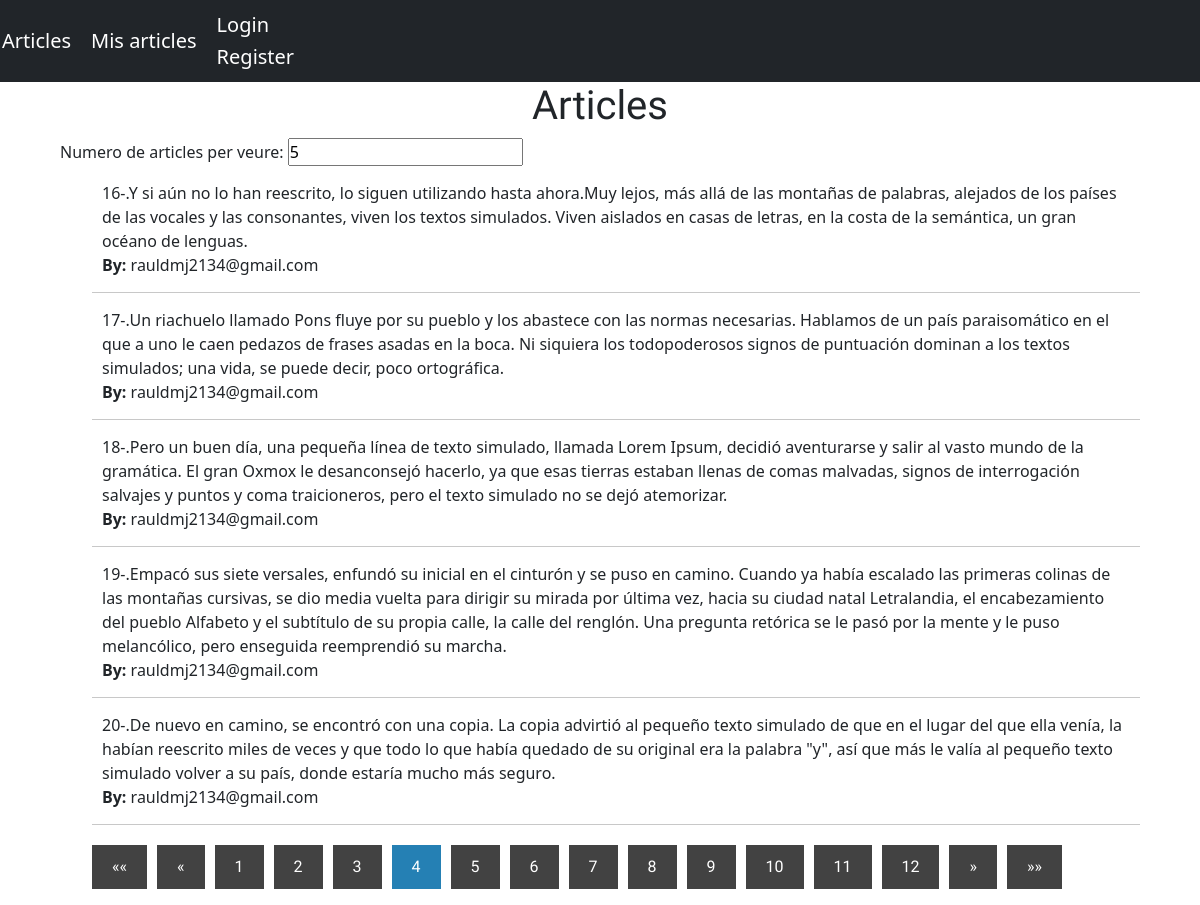
Screenshot of /model/index.php?page=4&article=5 with the database file from the repository.
### tables this page shows
CREATE TABLE `articles` (
  `id` int(11) NOT NULL,
  `article` text NOT NULL,
  `autor` varchar(50) NOT NULL
);

### controlador/controlador.php (called while the page is built, shortened)
<?php
function conDB(){
    $con= new PDO('mysql:host=localhost;dbname=pt05_raul_de_mingo', 'root', '');
    return $con;
}
function numPagina(){
    $con = conDB();
    $stt= $con->prepare('SELECT * FROM articles');
    $stt->execute();
    $articles = $stt->fetchAll();
    $totalArticles= count($articles);
    $numArtPag=5;
    if(isset($_GET["article"])){
        $numArtPag=intval($_GET["article"]);
    }
    return ceil($totalArticles/$numArtPag);
}
?>

### model/index.php (the view, shortened to what this page needs)
<?php
include_once "../controlador/controlador.php";
function mostrar(){
    if(!isset($_GET["article"])){
        $numArtPag=5;
        $numId=0;
    }else{
        $numArtPag=intval($_GET["article"]);
        $numId=(intval($_GET["page"])-1)*intval($numArtPag);
    }
    $articles=[];
    try{
        $con = conDB();
        $stt= $con->prepare('SELECT * FROM articles WHERE id>?');
        $stt->execute([$numId]);
        $articles = $stt->fetchAll();
    }catch(PDOException $e){
        echo $e;
    }
    $lista="";
    $i=0;
    if(isset($_SESSION["email"]))$email=$_SESSION["email"];
    else $email="";
    foreach($articles as $article){
        if($i<$numArtPag ) {
            if(strcmp($email,$article["autor"]))
            $lista .="<form action='../controlador/DUBD.php' method='post'><li>".$article["id"]."-.".$article["article"]." <br><strong>By:</strong> ".$article["autor"]."</li></form>" ;
            else $lista .="<li>".$article["id"]."-.".$article["article"]." <br><strong>By:</strong> ".$article["autor"]."</li>" ;;
        }else break;
        $i++;
    }
    echo $lista;
}
function mostrarNumPag(){
    if(!isset($_GET["page"])){
        $numPagActual=1;
        $numArticles=5;
    }else{
        $numPagActual=intval($_GET["page"]);
        $numArticles=intval($_GET["article"]);
    }
    $text="";
    if($numPagActual==1){
        $text.='<li class="disabled">&laquo;&laquo;</li>';
        $text.='<li class="disabled">&laquo;</li>';
    }elseif($numPagActual!=1){
        $text.='<li class="enabled"><a href="../model/index.php?page=1&article='.$_GET["article"].'">&laquo;&laquo;</a></li>';
        $text.='<li class="enabled"><a href="../model/index.php?page='.($numPagActual-1).'&article='.$numArticles.'">&laquo;</a></li>';
    }
    for($i=1;$i<numPagina()+1;$i++){
        if($numPagActual==$i){
            $text.='<li class="active"><a href="../model/index.php?page='.$i.'&article='.$numArticles.'">'.$i.'</a></li>';
        }else $text.='<li><a href="../model/index.php?page='.$i.'&article='.$numArticles.'">'.$i.'</a></li>';
    }
    if($numPagActual==numPagina()){
        $text.='<li class="disabled">&raquo;</li>';
        $text.='<li class="disabled">&raquo;&raquo;</li>';
    }else {
        $text.='<li class="enabled"><a href="../model/index.php?page='.($numPagActual+1).'&article='.$numArticles.'">&raquo;</a></li>';
        $text.='<li class="enabled"><a href="../model/index.php?page='.numPagina().'&article='.$numArticles.'">&raquo;&raquo;</a></li>';
    }
    echo $text;
}
require '../vista/index.vista.php';
?>

### estils.css (style rules this page uses)
* { margin: 0; padding: 0; -webkit-box-sizing: border-box; -moz-box-sizing: border-box; box-sizing: border-box; }
body { background: #e9e9e9; color: #2e2e2e; font-family: 'Open Sans Condensed', sans-serif; }
.contenidor .articles ul li { padding:15px 10px; border-bottom: 1px solid #c8c8c8; }
.paginacio ul li { display: inline-block; margin-right: 10px; }
.paginacio ul .active a { background: #2580b4; }
.paginacio ul li a { display: inline-block; font-family: 'Open Sans Condensed', sans-serif; padding: 10px 20px; background: #424242; color:#fff; text-decoration: none; }

### rows the page displays
articles: id "16", article "Y si aún no lo han reescrito, lo siguen utilizando hasta ahora.Muy lejos, más allá de las montañas de palabras, alejados de los países de las vocales y las consonantes, viven los textos simulados. Viven aislados en casas de letras, en la costa de la semántica, un gran océano de lenguas.", autor "rauldmj2134@gmail.com"
articles: id "17", article "Un riachuelo llamado Pons fluye por su pueblo y los abastece con las normas necesarias. Hablamos de un país paraisomático en el que a uno le caen pedazos de frases asadas en la boca. Ni siquiera los todopoderosos signos de puntuación dominan a los textos simulados; una vida, se puede decir, poco ortográfica.", autor "rauldmj2134@gmail.com"
articles: id "18", article "Pero un buen día, una pequeña línea de texto simulado, llamada Lorem Ipsum, decidió aventurarse y salir al vasto mundo de la gramática. El gran Oxmox le desanconsejó hacerlo, ya que esas tierras estaban llenas de comas malvadas, signos de interrogación salvajes y puntos y coma traicioneros, pero el texto simulado no se dejó atemorizar.", autor "rauldmj2134@gmail.com"
articles: id "19", article "Empacó sus siete versales, enfundó su inicial en el cinturón y se puso en camino. Cuando ya había escalado las primeras colinas de las montañas cursivas, se dio media vuelta para dirigir su mirada por última vez, hacia su ciudad natal Letralandia, el encabezamiento del pueblo Alfabeto y el subtítulo de su propia calle, la calle del renglón. Una pregunta retórica se le pasó por la mente y le puso melancólico, pero enseguida reemprendió su marcha.", autor "rauldmj2134@gmail.com"
articles: id "20", article "De nuevo en camino, se encontró con una copia. La copia advirtió al pequeño texto simulado de que en el lugar del que ella venía, la habían reescrito miles de veces y que todo lo que había quedado de su original era la palabra \"y\", así que más le valía al pequeño texto simulado volver a su país, donde estaría mucho más seguro.", autor "rauldmj2134@gmail.com"
